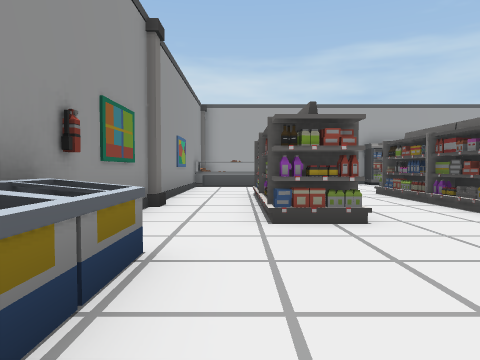
[1] (above)

19 first-person views from a walk through a 3-D level made in the Unity game engine. The camera is 1.3 m above the floor, tilts 2° down and sees 70° across. The floor is counted in squares, 2 m on a side. Each view is taken from the middle of a square. On the plan, view 1 faces up. The plan holds only what a view shows up to about 10 squares ahead; the rest is blank. Some animated figures are not drawn. Door leaves are left out, so doorways stand open.

[2]
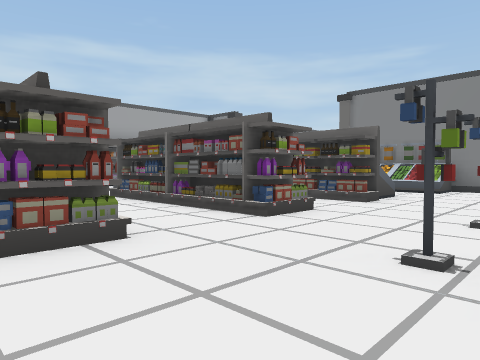

[3]
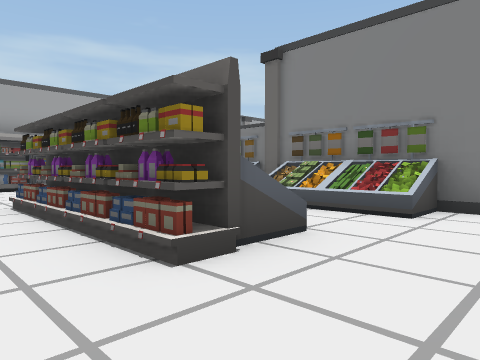

[4]
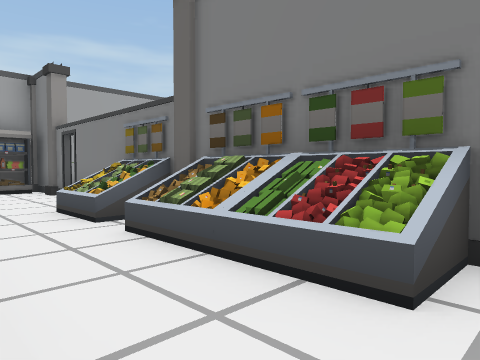

[5]
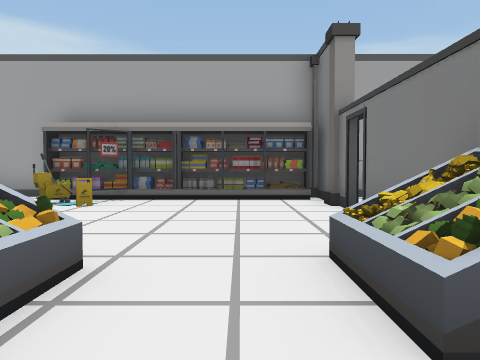

[6]
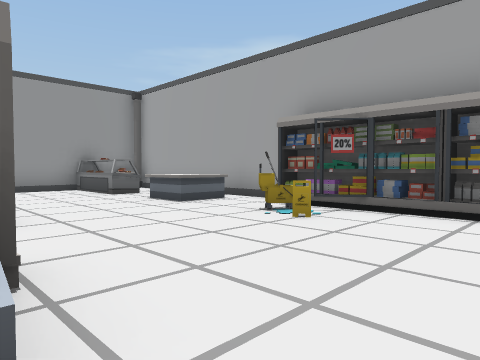

[7]
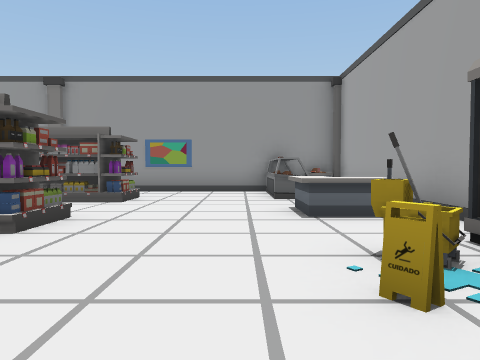

[8]
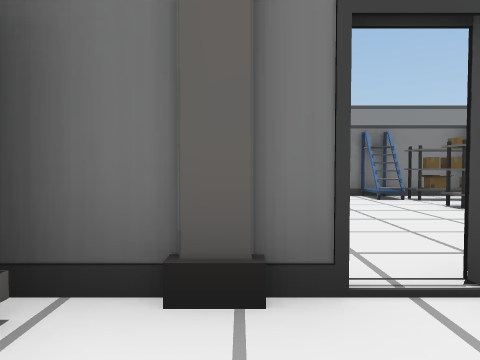

[9]
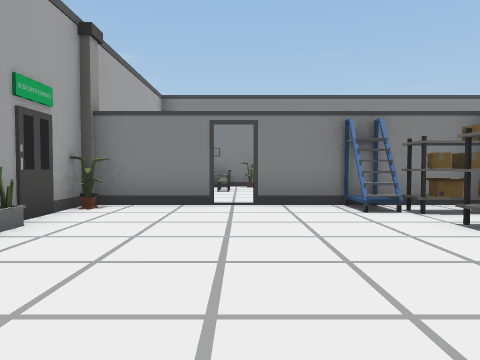

[10]
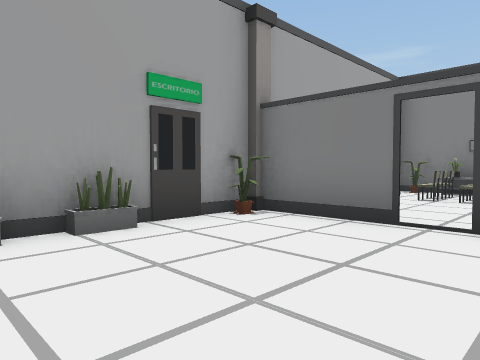

[11]
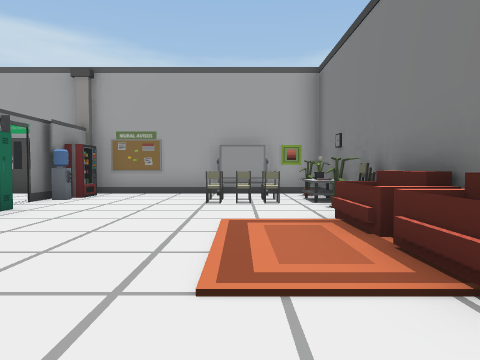

[12]
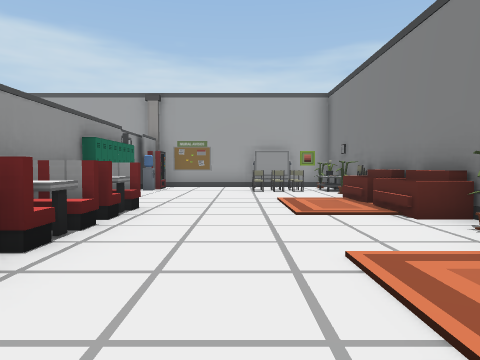

[13]
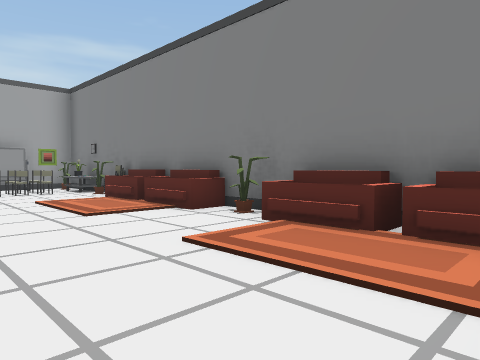

[14]
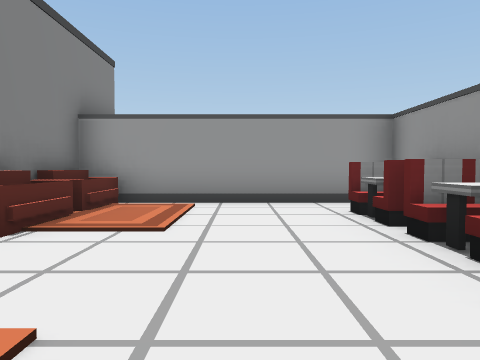

[15]
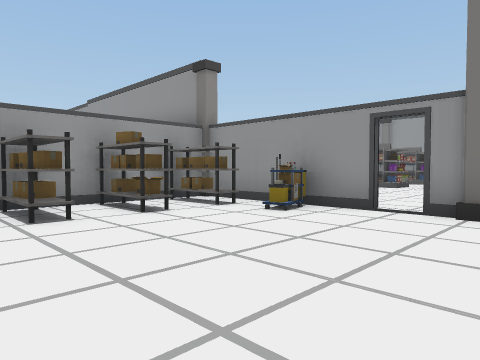

[16]
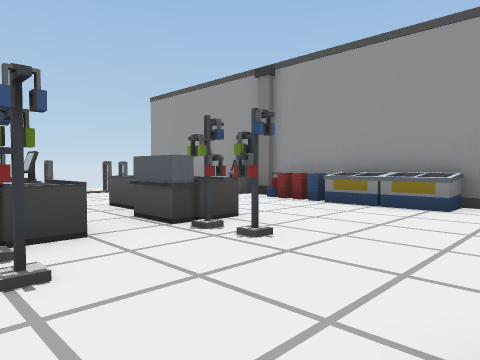

[17]
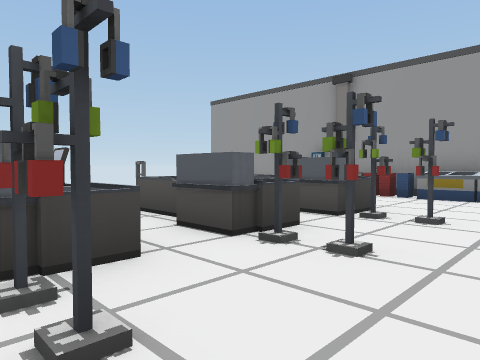

[18]
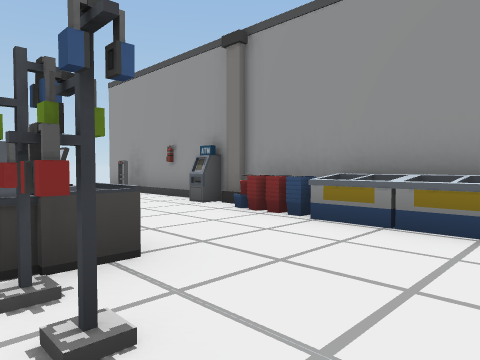

[19]
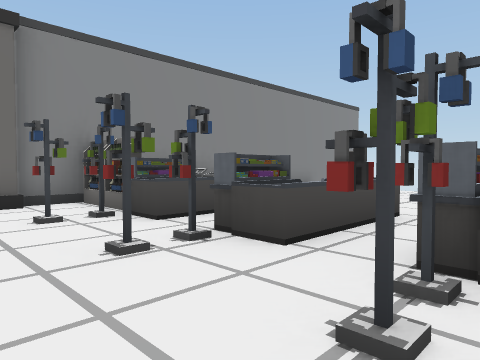

### Floor plan
Key: @ floor where view 1 was taken; # wall or solid block; x gap in a wall; . floor; D open door; = window, fence, low wall or low ledge; ^ raised ledge; S shelf; P pillar; L locker; A ladder; C chair; R rug; F sofa; N plant; T cart; M cash machine; O other object.
Columns run from 2 left of view 1 to 23 right of it. Each row starts with its distance up from view 1.
 14 ##########################
 13 #^...^.SSSSSS#.....#...x.#
 12 #==..^.##....P.....D...CO#
 11 #..................D..C.C#
 10 #............TT....L.....O
  9 #............#....LA...RRF
  8 #..S..S .S=.##SS.SS#...RR#
  7 #..S..S .S^.^PSS.SS#^..RRF
  6 P..S..S .S^.^#  #  #^....N
  5 #..S..S..#^.^#     #^....#
  4 #..S..S..S^.=#     #^..RRF
  3 #............#     #^..RR#
  2 #^.......#.#.P     #...RRF
  1 #^..=.=.=.=..#     ######
  0 #^@.^.^.^.^SS#
 -1 ##..^.^.^    #
 -2 PM. .. ..   O#
 -3 #.. .   .    #
 -4 #. ..   ..
 -5 #. ..
 -6 #xxx

Positions as (right, up) in squares from view 1, and headings:
1: (0, 0), facing up
2: (0, 1), facing up-right
3: (5, 2), facing up-right
4: (8, 3), facing up-right
5: (9, 6), facing up
6: (9, 8), facing up-left
7: (8, 11), facing left
8: (9, 12), facing right
9: (11, 11), facing right
10: (13, 10), facing up-right
11: (21, 5), facing up
12: (20, 2), facing up
13: (19, 2), facing up-right
14: (20, 8), facing down
15: (16, 13), facing down-left
16: (5, 4), facing down-left
17: (7, 3), facing down-left
18: (3, 3), facing down-left
19: (4, 3), facing down-right
